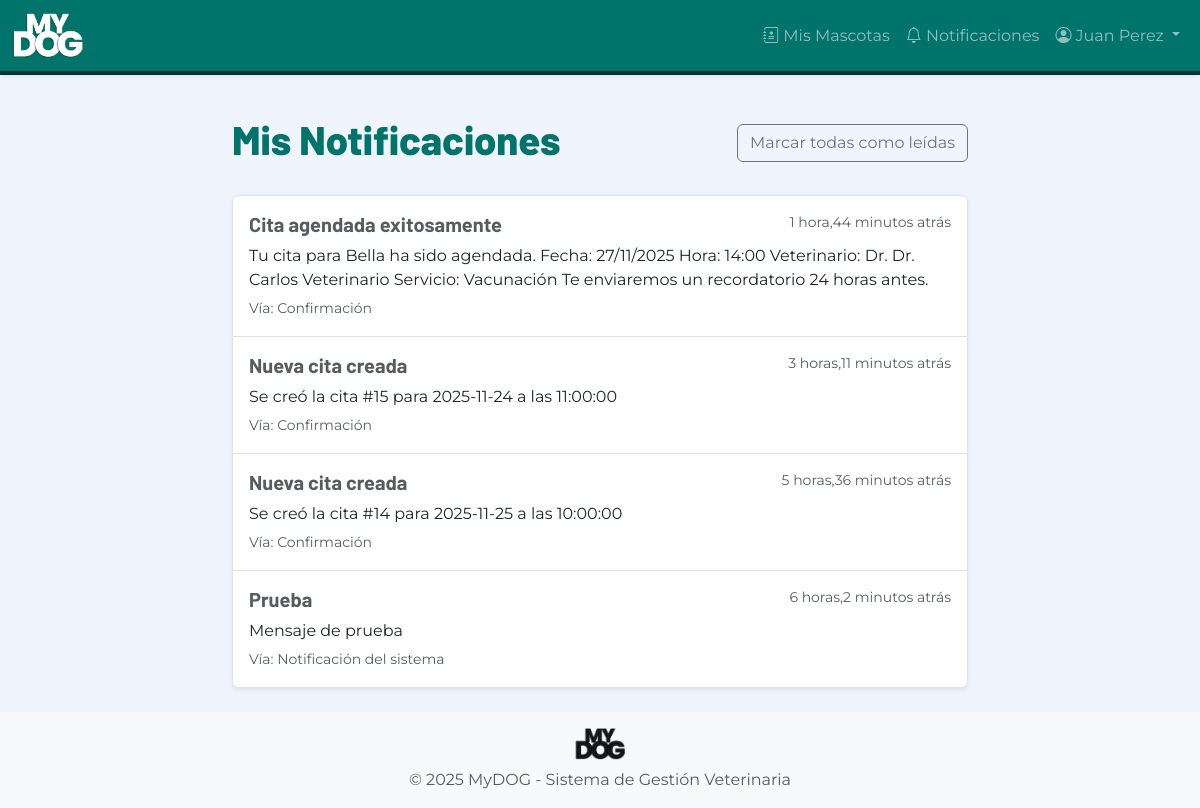
The app's page /notificaciones/ (signed in), older data.
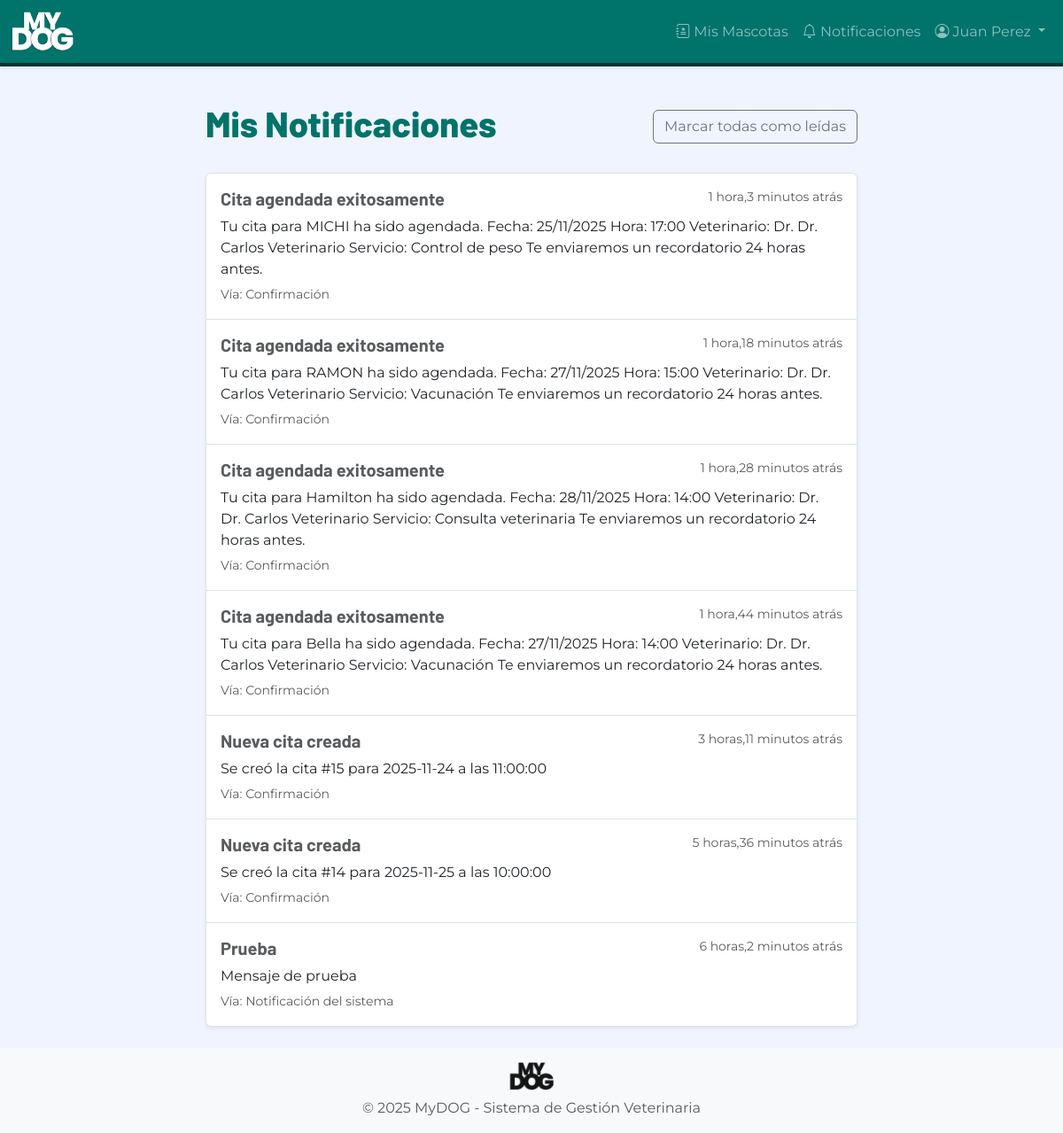
The same page, newer data.
### notificaciones/models.py (models this page shows, shortened)
class Notificacion(models.Model):
    TIPO_CHOICES = [
        ('CONFIRMACION', 'Confirmación'),
        ('RECORDATORIO', 'Recordatorio'),
        ('CANCELACION', 'Cancelación'),
        ('RESULTADO', 'Resultado disponible'),
        ('SISTEMA', 'Notificación del sistema'),
    ]
    usuario = models.ForeignKey(
        'autenticacion.Usuario',
        on_delete=models.CASCADE,
        related_name='notificaciones',
        verbose_name='Usuario'
    )
    actor = models.ForeignKey(
        'autenticacion.Usuario',
        on_delete=models.SET_NULL,
        null=True,
        blank=True,
        related_name='notificaciones_emitidas',
        verbose_name='Actor'
    )
    tipo = models.CharField(
        max_length=15,
        choices=TIPO_CHOICES,
        verbose_name='Tipo de notificación'
    )
    asunto = models.CharField(
        max_length=200,
        verbose_name='Asunto',
        help_text='Título o asunto de la notificación'
    )
    mensaje = models.TextField(
        verbose_name='Mensaje',
        help_text='Contenido de la notificación'
    )
    leida = models.BooleanField(
        default=False,
        verbose_name='Leída',
        help_text='Indica si la notificación ha sido leída'
    )
    canal_enviado = models.CharField(
        max_length=10,
        verbose_name='Canal de envío',
        help_text='Canal por el cual se "envió" la notificación'
    )
    fecha_envio = models.DateTimeField(
        auto_now_add=True,
        verbose_name='Fecha de envío'
    )
    fecha_lectura = models.DateTimeField(
        null=True,
        blank=True,
        verbose_name='Fecha de lectura'
    )
    simulada = models.BooleanField(
        default=True,
        verbose_name='Simulada',
        help_text='Indica que es una notificación simulada (siempre True)'
    )
    cita = models.ForeignKey(
        'citas.Cita',
        on_delete=models.SET_NULL,
        null=True,
        blank=True,
        related_name='notificaciones',
        verbose_name='Cita relacionada'
    )
    class Meta:
        verbose_name = 'Notificación'
        verbose_name_plural = 'Notificaciones'
        ordering = ['-fecha_envio']

### notificaciones/views.py (the view)
# urls.py: path('', views.lista_notificaciones, name='lista'),
@login_required
@ensure_csrf_cookie
def lista_notificaciones(request):
    notificaciones = Notificacion.objects.filter(usuario=request.user).order_by('-fecha_envio')
    return render(request, 'notificaciones/lista.html', {'notificaciones': notificaciones})

### autenticacion/models.py (called while the page is built)
    def es_admin(self):
        return self.rol == 'ADMIN'

### notificaciones/context_processors.py (called while the page is built)
def notificaciones_unread(request):
    if getattr(request, 'user', None) and request.user.is_authenticated:
        count = Notificacion.objects.filter(usuario=request.user, leida=False).count()
        return {'notificaciones_unread': count}
    return {'notificaciones_unread': 0}

### templates/notificaciones/lista.html (shortened to what this page needs)
{% extends 'base.html' %}
{% block content %}
<div class="row justify-content-center">
    <div class="col-md-8">
        <div class="d-flex justify-content-between align-items-center mb-4">
            <h1 class="font-titulo text-primary-mydog">Mis Notificaciones</h1>
            <form method="post" action="{% url 'notificaciones:api_marcar_todas' %}">
              <button id="mark-all" type="submit" class="btn btn-outline-secondary">Marcar todas como leídas</button>
            </form>
        </div>
        <div id="notificaciones" class="list-group shadow-sm">
            {% for notificacion in notificaciones %}
            <div class="list-group-item list-group-item-action flex-column align-items-start p-3 {% if not notificacion.leida %}bg-light{% endif %}">
                <div class="d-flex w-100 justify-content-between mb-1">
                    <h5 class="mb-1 fw-bold {{ notificacion.leida|yesno:'text-muted,text-primary-mydog' }}">
                        {{ notificacion.asunto }}
                    </h5>
                    <small class="text-muted">{{ notificacion.fecha_envio|timesince }} atrás</small>
                </div>
                <p class="mb-1">{{ notificacion.mensaje }}</p>
                <small class="text-muted">Vía: {{ notificacion.get_tipo_display }}</small>
            </div>
            {% empty %}
            <div class="list-group-item p-5 text-center text-muted">
                <i class="bi bi-bell-slash fs-1 mb-3 d-block"></i>
                No tienes notificaciones recientes.
            </div>
            {% endfor %}
        </div>
    </div>
</div>
{% endblock %}

Row changes from the older to the newer data that the page shows:
added Notificacion: asunto "Cita agendada exitosamente", fecha_envio "1 hora,3 minutos", mensaje "Tu cita para MICHI ha sido agendada. Fecha: 25/11/2025 Hora: 17:00 Veterinario: Dr. Dr. Carlos Veterinario Servicio: Control de peso Te enviaremos un recordatorio 24 horas antes.", tipo "Confirmación"
added Notificacion: asunto "Cita agendada exitosamente", fecha_envio "1 hora,18 minutos", mensaje "Tu cita para RAMON ha sido agendada. Fecha: 27/11/2025 Hora: 15:00 Veterinario: Dr. Dr. Carlos Veterinario Servicio: Vacunación Te enviaremos un recordatorio 24 horas antes.", tipo "Confirmación"
added Notificacion: asunto "Cita agendada exitosamente", fecha_envio "1 hora,28 minutos", mensaje "Tu cita para Hamilton ha sido agendada. Fecha: 28/11/2025 Hora: 14:00 Veterinario: Dr. Dr. Carlos Veterinario Servicio: Consulta veterinaria Te enviaremos un recordatorio 24 horas antes.", tipo "Confirmación"
